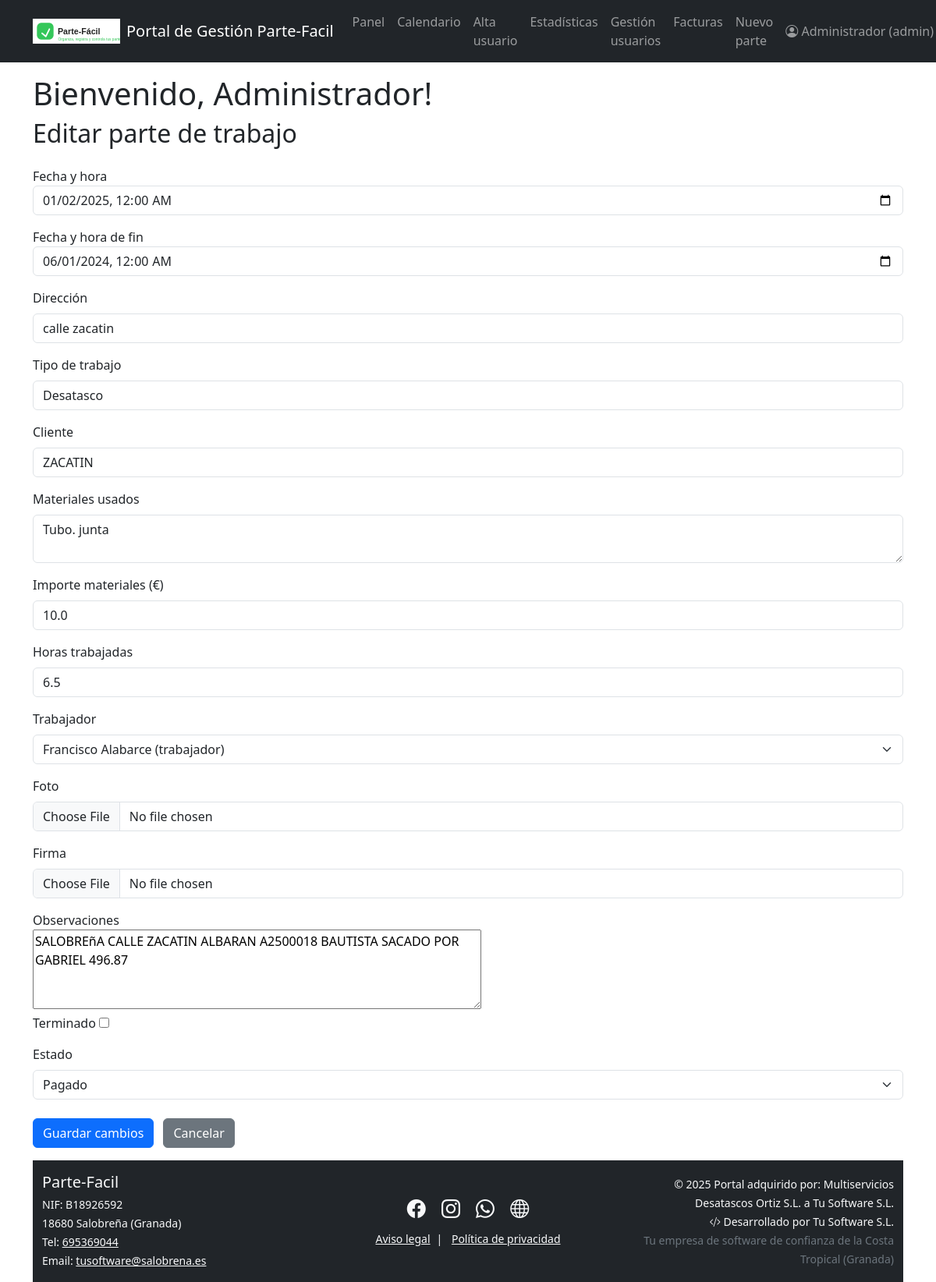
/edit_work/32 (signed in), run on an earlier commit of the app's database.
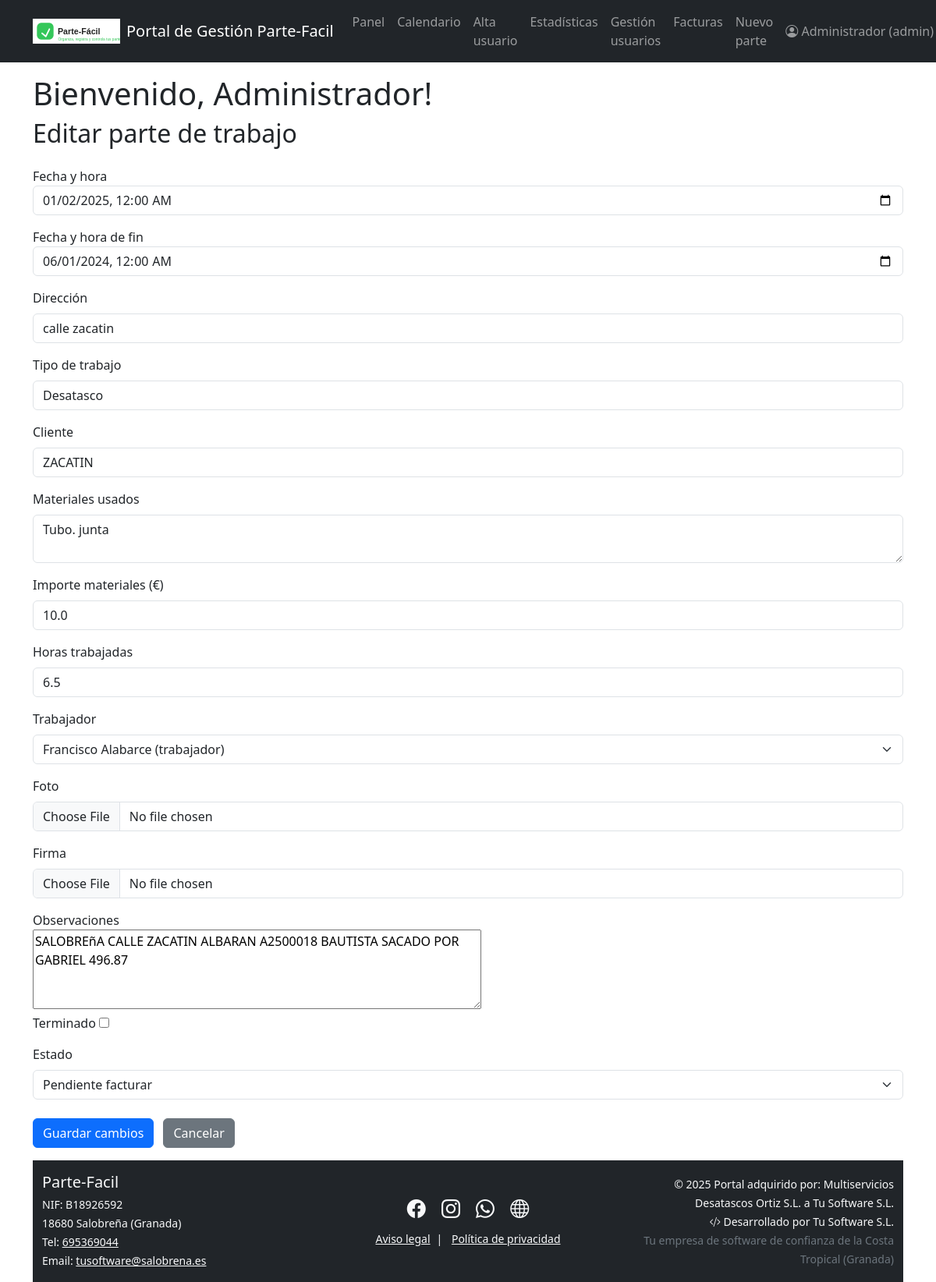
And on a later commit of the database.
### models.py (models this page shows)
class Trabajo(db.Model):
    id = db.Column(db.Integer, primary_key=True)
    fecha = db.Column(db.DateTime, nullable=False)
    fecha_fin = db.Column(db.DateTime, nullable=True)
    direccion = db.Column(db.String(150), nullable=False)
    tipo_trabajo = db.Column(db.String(80), nullable=False)
    cliente = db.Column(db.String(80), nullable=False)
    horas = db.Column(db.Float, nullable=False, default=0)
    materiales_usados = db.Column(db.Text, nullable=True)
    importe_materiales = db.Column(db.Float, nullable=True, default=0)
    firma = db.Column(db.String(120), nullable=True)  # Ruta del archivo
    foto = db.Column(db.String(120), nullable=True)   # Ruta del archivo
    terminado = db.Column(db.Boolean, default=False)
    estado = db.Column(db.String(30), default='sin terminar')
    observaciones = db.Column(db.Text)
    id_trabajador = db.Column(db.Integer, db.ForeignKey('usuario.id'), nullable=False)
    id_factura = db.Column(
    db.Integer,
    db.ForeignKey('factura.id', name='fk_trabajo_id_factura'),
    nullable=True
)

### blueprints/trabajos.py (the view, shortened to what this page needs)
@trabajos_bp.route("/edit_work/<int:work_id>", methods=["GET", "POST"])
@login_required
def edit_work(work_id):
    trabajo = Trabajo.query.get_or_404(work_id)
    form = WorkForm(obj=trabajo)
    if current_user.rol != "admin" and trabajo.id_trabajador != current_user.id:
        flash("No tienes permisos para editar este parte.")
        return redirect(url_for("dashboard.dashboard"))
    if current_user.rol == "admin":
        usuarios = Usuario.query.filter(Usuario.id != current_user.id).all()
        form.trabajador.choices = [(u.id, f"{u.nombre} ({u.rol})") for u in usuarios]
    else:
        if hasattr(form, 'trabajador'):
            del form.trabajador
        if hasattr(form, 'estado'):
            del form.estado
    return render_template("edit_work.html", form=form, trabajo=trabajo, es_admin=(current_user.rol == "admin"))

### app.py (called while the page is built)
@login_manager.user_loader
def load_user(user_id):
    from models import Usuario
    return Usuario.query.get(int(user_id))

@app.context_processor
def inject_now():
    from datetime import datetime
    return {'now': datetime.now()}

### templates/edit_work.html (shortened to what this page needs)
{% extends "base.html" %}
{% block content %}
<h2 class="mb-4">Editar parte de trabajo</h2>
<form method="POST" enctype="multipart/form-data">
    <div class="mb-3">
        {{ form.fecha.label }} {{ form.fecha(type="datetime-local", class="form-control") }}
    </div>
    <div class="mb-3">
        {{ form.fecha_fin.label }} {{ form.fecha_fin(type="datetime-local", class="form-control") }}
    </div>
    <div class="mb-3">
        {{ form.direccion.label(class="form-label") }}
        {{ form.direccion(class="form-control") }}
    </div>
    <div class="mb-3">
        {{ form.tipo_trabajo.label(class="form-label") }}
        {{ form.tipo_trabajo(class="form-control") }}
    </div>
    <div class="mb-3">
        {{ form.cliente.label(class="form-label") }}
        {{ form.cliente(class="form-control") }}
    </div>
    <div class="mb-3">
        {{ form.materiales_usados.label(class="form-label") }}
        {{ form.materiales_usados(class="form-control", rows="2") }}
    </div>
    <div class="mb-3">
    <div class="mb-3">
        {{ form.importe_materiales.label(class="form-label") }}
        {{ form.importe_materiales(class="form-control", step="0.01") }}
    </div>
    <div class="mb-3">
        {{ form.horas.label(class="form-label") }}
        {{ form.horas(class="form-control") }}
    </div>
    {% if es_admin %}
    <div class="mb-3">
        {{ form.trabajador.label(class="form-label") }}
        {{ form.trabajador(class="form-select") }}
    </div>
    {% endif %}
    <div class="mb-3">
        {{ form.foto.label(class="form-label") }}
        {{ form.foto(class="form-control") }}
    </div>
    <div class="mb-3">
        {{ form.firma.label(class="form-label") }}
        {{ form.firma(class="form-control") }}
    </div>
    <div>
        {{ form.observaciones.label }}<br>
        {{ form.observaciones(rows=4, cols=60) }}
    </div>
    <div class="mb-3">
        {{ form.terminado.label }} {{ form.terminado() }}
    </div>
    {% if es_admin %}
    <div class="form-group mt-3">
        {{ form.estado.label(class="form-label") }}
        {{ form.estado(class="form-select") }}
    </div>
    {% endif %}
    <br>
    <button type="submit" class="btn btn-primary">Guardar cambios</button>
    <a href="{{url_for('dashboard.dashboard') }}" class="btn btn-secondary ms-2">Cancelar</a>
</form>
{% endblock %}

What changed in the data, as far as the page shows it:
changed Trabajo "calle zacatin": estado "Pagado" → "Pendiente facturar"
